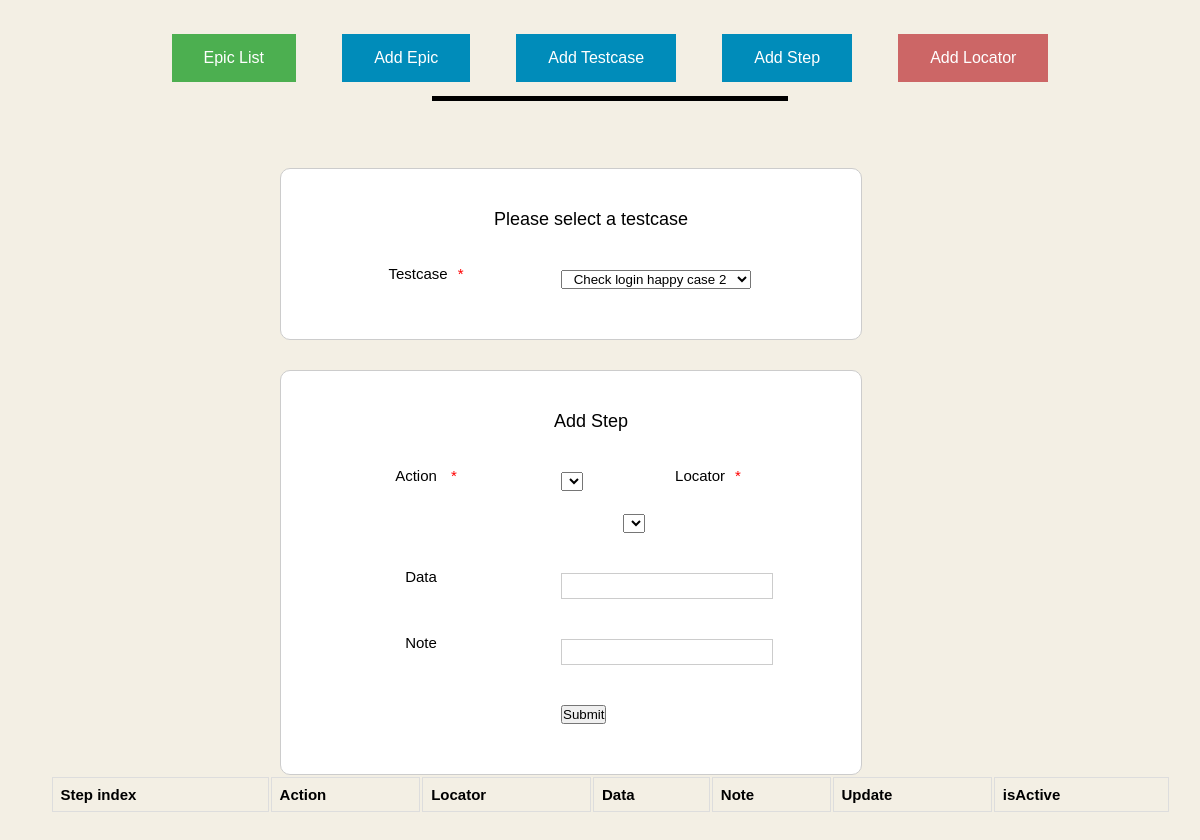
/home.php?mod=addstep, run on an earlier commit of the app's database.
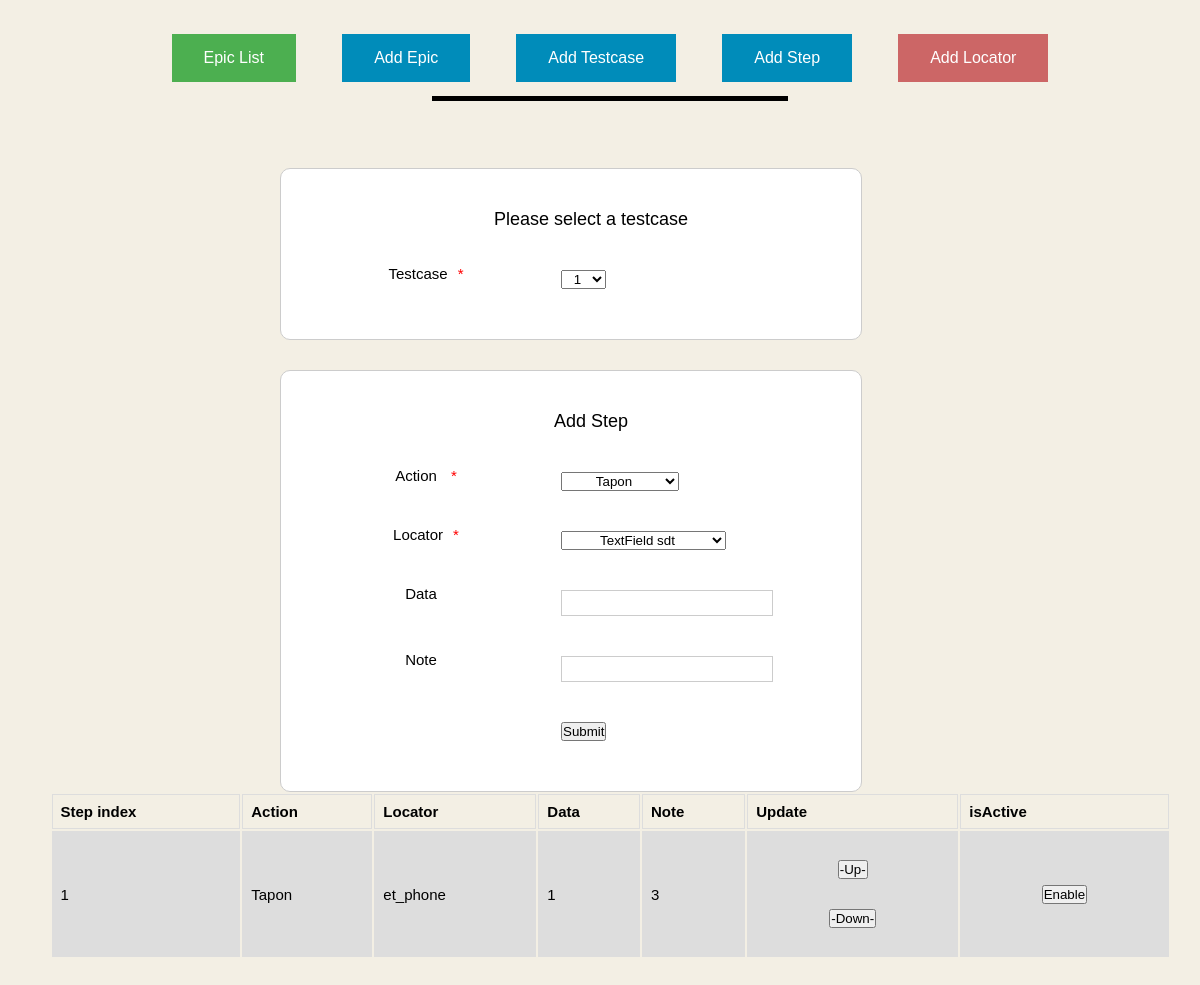
And on a later commit of the database.
### tables this page shows
CREATE TABLE `ct_step` (
  `testcase_id` int(11) NOT NULL,
  `step_id` int(11) NOT NULL,
  `step_index` int(11) NOT NULL,
  `action` varchar(255) NOT NULL,
  `locator` varchar(255) NOT NULL,
  `data` varchar(255) NOT NULL,
  `note` varchar(255) NOT NULL,
  `isRuned` varchar(255) NOT NULL,
  `isActive` int(10) NOT NULL
);

### module/front/addstep.php (the view, shortened to what the changed rows need)
<?php   include("module/front/addstep_showtestcaselist.php");  ?>
<div class="login">
  <div class="registrd">
    <form action="<?php
    $linkhmoi = "?mod=be_add_step&testcase_id=".$_GET['testcase_id'];
    echo $linkhmoi;
    ?> " method="post" id="createstep">
            <ul class="forms">
                <li>
                  <select name="action" id="action">
                    <?php
                     $sql3 = 'SELECT * from action_list order by action_id';
                    $rs3=mysqli_query($link,$sql3);
                    while($r = mysqli_fetch_assoc($rs3) ){
                      ?>
                           <option value="<?php echo $r['action'] ?>"><?php echo $r['action'] ?></option>
                         <?php } ?>
                  </select>
                </li>
            </ul>
            <ul class="forms">
                <li>
                  <select name="locator" id="locator">
                                        <?php
                    										$sql='SELECT * from ct_screen order by screen_id desc';
                    										$rs=mysqli_query($link,$sql);
                                        while($r=mysqli_fetch_assoc($rs))
                                            {
                                        ?>
                    										<optgroup label = <?php echo $r['screen_name']?> >
                    											<?php
                    											$screen_id = $r['screen_id'];
                    											$sql2= "SELECT * from ct_locator where screen_id = $screen_id order by id desc ";
                    														$rs2=mysqli_query($link,$sql2);
                    											while($r2=mysqli_fetch_assoc($rs2)){
                    											?>
                                        <option value=<?php echo $r2['locatorID']?> > <?php echo $r2['description']?> </option>
                                      <?php } } ?>
                </select>
                </li>
            </ul>
          </form>
        </div>
        </div>
<?php   include("module/front/addstep_showtable.php");  ?>

### module/front/addstep_showtestcaselist.php (shortened to what the changed rows need)
<div class="login">
  <div class="registrd">
        <form action="?mod=load_step_action" method="post" id="createstep">
            <ul class="forms">
                <li>
                  <select name="tc_id" id="tc_id"  onchange="this.form.submit()">
                    <?php
										$sql='SELECT * from ct_epic order by epic_id desc';
										$rs=mysqli_query($link,$sql);
                    while($r=mysqli_fetch_assoc($rs))
                        {
                    ?>
										<optgroup label = <?php echo $r['epic_name']?> >
											<?php
											$epicid = $r['epic_id'];
											$sql2= "SELECT * from ct_testcases where epic_id = $epicid order by testcase_id desc ";
														$rs2=mysqli_query($link,$sql2);
                            $testcase_id=$_GET['testcase_id'];
											while($r2=mysqli_fetch_assoc($rs2))
													{
                            if($r2['testcase_id'] != $testcase_id) {
											?>
                    <option value="<?php echo $r2['testcase_id']?>"> <?php echo $r2['testcase']?> </option>
                  <?php } else { ?>
                    <option selected="selected" value="<?php
                    echo $r2['testcase_id'] ?>"> <?php echo $r2['testcase']?> </option>
                  <?php } } } ?>
								</select>
                </li>
            </ul>
          </form>
        </div>
        </div>

### module/front/addstep_showtable.php
<table align = "center" width = 100% >
  <tr>
    <th>Step index</th>
    <th>Action</th>
     <th>Locator</th>
    <th>Data</th>
    <th>Note</th>
     <th>Update</th>
    <th>isActive</th>
   </tr >
   <?php
   $sql_tc_id_max = "SELECT max(testcase_id) from ct_testcases";
   $tc_id_max=mysqli_query($link,$sql_tc_id_max);
   while($tc_max=mysqli_fetch_assoc($tc_id_max))
       {
         $value_maxtc = $tc_max['max(testcase_id)'];
       }
          $testcase_id=$_GET['testcase_id'];
          if($testcase_id != 0)
          {
            $value_tc =$testcase_id;
          }else{
            $value_tc = $value_maxtc;
          }
   $sql3= "SELECT * from ct_step where testcase_id = $value_tc order by step_index ";
         $rs3=mysqli_query($link,$sql3);
   while($r3=mysqli_fetch_assoc($rs3))
       {
   ?>
      <tr>
        <td> <?php echo $r3['step_index'];?> </td>
        <td><?php echo $r3['action'];?></td>
        <td> <?php echo $r3['locator'];?> </td>
        <td> <?php echo $r3['data'];?></td>
        <td><?php echo $r3['note'];?></td>
        <td>
              <p>
                        <form method="post" action="<?php
                        $link13 = "?mod=updatestep_action&testcase_id=".$_GET['testcase_id']."&stepid=".$r3['step_id']."&stepindex=".$r3['step_index']."&action=up";
                        echo $link13;
                        ?>">
                            <button type="submit">-Up-</button>
                        </form>
                          <form method="post" action="<?php
                          $link = "?mod=updatestep_action&testcase_id=".$_GET['testcase_id']."&stepid=".$r3['step_id']."&stepindex=".$r3['step_index']."&action=down";
                          echo $link;
                          ?>">
                              <button type="submit">-Down-</button>
                          </form>
              </p>
        </td>
        <td>
          <p>
                    <?php
                          if($r3['isActive'] == 0){
                            echo "<button class=\"isactive0\">";
                            echo "Disable";
                          } else {
                            echo "<button class=\"isactive1\">";
                              echo "Enable";
                          }
                        }
                          ?>
                        </button>
          </p>
        </td>
      </tr>
</table>

What changed in the data, as far as the page shows it:
added ct_step: step_index "1", action "Tapon", locator "et_phone", data "1", note "3", isActive "Enable"
Also different on the page:
form field tc_id: "Check login happy case 2" → "1"
form field action: (not shown) → "Tapon"
form field locator: (not shown) → "TextField sdt"
